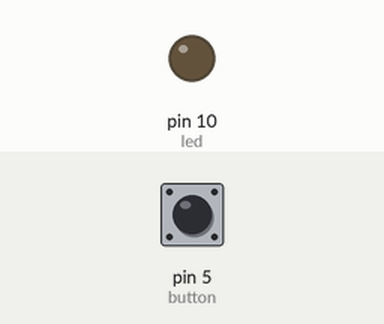
Recording of a sketch running on a simulated Arduino Uno, built with avr-gcc and run on an emulated ATmega328P. On the bench: output pins drawn as LEDs (lit = HIGH). The inputs (shaded band) are chosen by the test bench; at power-on: pin 5 (button) LOW.

Above: at 1.2 s.
1.3 s: pin 5 (button) pulled HIGH for 0.15 s
At 1.37 s:
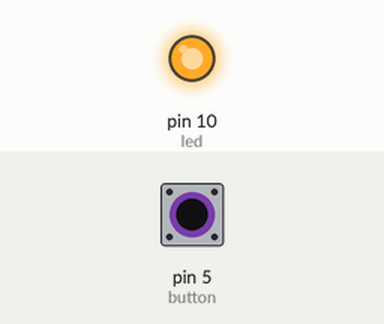
2.9 s: pin 5 (button) pulled HIGH for 3.2 s
At 7.1 s:
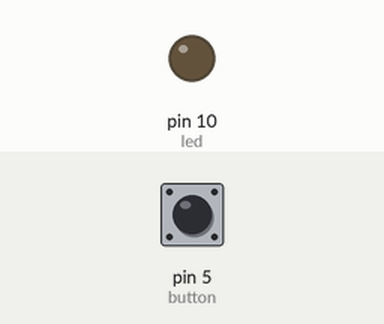
Timing chart, 0 to 8.6 s (numbered marks = the images above; inputs shaded):
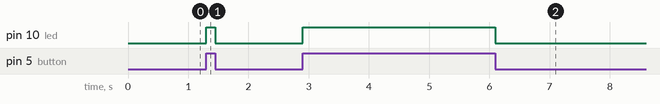

The sketch:

button_led.ino
```cpp
int led=10;
int button=5;
void setup() {
  pinMode(led,OUTPUT);
pinMode(button, INPUT);
}

void loop() {
 int buttonstate = digitalRead (button);
 digitalWrite (led,buttonstate);
}
```

Measured:
- after the input at 1.3 s, pin 10 (led): LOW → HIGH at once, → LOW 0.15 s later
- after the input at 2.9 s, pin 10 (led): LOW → HIGH at once, → LOW 3.2 s later
